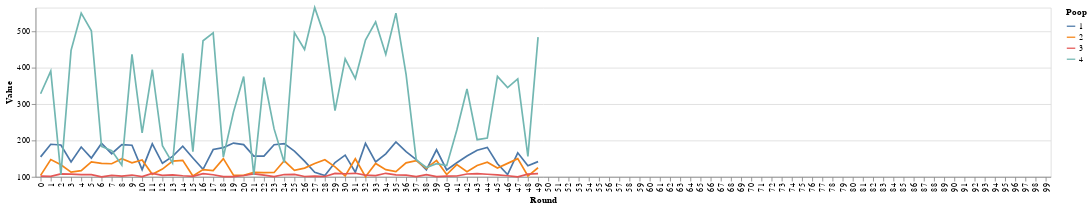

The notebook cell this image was saved under:
### Code cell
line_chart = alt.Chart(data_long).mark_line().encode(
                alt.X('ind:N', scale=alt.Scale(domain=list(range(100))), title="Round"),
                alt.Y('Numeric_:Q', scale=alt.Scale(domainMin=100), title = 'Value'),
                alt.Color('new_ind:N',
                         legend=alt.Legend(title="Poop"))
            ).properties(
                width=1200,
                height=200
            )

line_chart

### Figure 1 — Vega-Lite specification as saved in the notebook (floating-point values rounded to 4 significant figures; data arrays with more than 128 entries replaced by an {"elided": "..."} marker saying what was removed)
{"config": {"view": {"continuousWidth": 300, "continuousHeight": 300}}, "data": {"name": "data-e3bb8a024e6b4d1f04ff73cca3d22289"}, "mark": {"type": "line"}, "encoding": {"color": {"field": "new_ind", "legend": {"title": "Poop"}, "type": "nominal"}, "x": {"field": "ind", "scale": {"domain": [0, 1, 2, 3, 4, 5, 6, 7, 8, 9, 10, 11, 12, 13, 14, 15, 16, 17, 18, 19, 20, 21, 22, 23, 24, 25, 26, 27, 28, 29, 30, 31, 32, 33, 34, 35, 36, 37, 38, 39, 40, 41, 42, 43, 44, 45, 46, 47, 48, 49, 50, 51, 52, 53, 54, 55, 56, 57, 58, 59, 60, 61, 62, 63, 64, 65, 66, 67, 68, 69, 70, 71, 72, 73, 74, 75, 76, 77, 78, 79, 80, 81, 82, 83, 84, 85, 86, 87, 88, 89, 90, 91, 92, 93, 94, 95, 96, 97, 98, 99]}, "title": "Round", "type": "nominal"}, "y": {"field": "Numeric_", "scale": {"domainMin": 100}, "title": "Value", "type": "quantitative"}}, "height": 200, "width": 1200, "$schema": "https://vega.github.io/schema/vega-lite/v5.8.0.json", "datasets": {"data-e3bb8a024e6b4d1f04ff73cca3d22289": {"elided": "200 records"}}}
